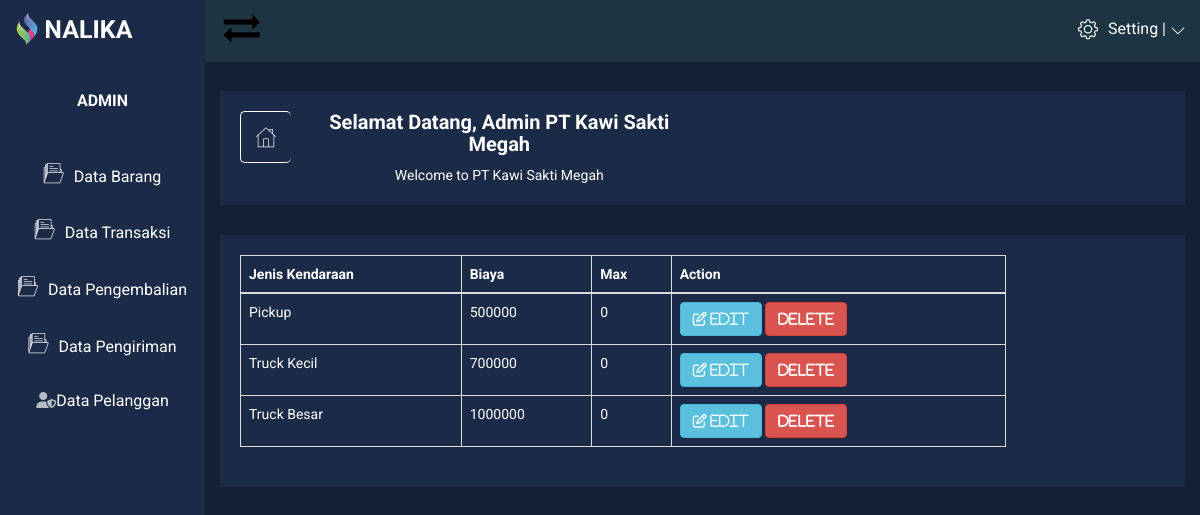
Page /admin/data-pengiriman/data-pengiriman.php on the committed database.
### tables this page shows
CREATE TABLE IF NOT EXISTS `pengiriman` (
  `id_pengiriman` int(11) NOT NULL,
  `nama` varchar(50) NOT NULL,
  `biaya` int(20) NOT NULL,
  `max` int(11) NOT NULL
);

### admin/data-pengiriman/data-pengiriman.php (the view, shortened to what this page needs)
<?php
include "../connection/Connection.php";
$pengiriman = mysqli_query($mysqli, "SELECT * FROM pengiriman") or die("data salah: " . mysqli_error($mysqli));
?>
<!DOCTYPE HTML>
<html class="no-js" lang="en">
<head>
    <link rel="stylesheet" href="../css/bootstrap.min.css">
    <link rel="stylesheet" href="../css/font-awesome.min.css">
    <link rel="stylesheet" href="../css/nalika-icon.css">
    <link rel="stylesheet" href="../css/owl.carousel.css">
    <link rel="stylesheet" href="../css/owl.theme.css">
    <link rel="stylesheet" href="../css/owl.transitions.css">
    <link rel="stylesheet" href="../css/animate.css">
    <link rel="stylesheet" href="../css/normalize.css">
    <link rel="stylesheet" href="../css/meanmenu.min.css">
    <link rel="stylesheet" href="../css/main.css">
    <link rel="stylesheet" href="../css/morrisjs/morris.css">
    <link rel="stylesheet" href="../css/scrollbar/jquery.mCustomScrollbar.min.css">
    <link rel="stylesheet" href="../css/metisMenu/metisMenu.min.css">
    <link rel="stylesheet" href="../css/metisMenu/metisMenu-vertical.css">
    <link rel="stylesheet" href="../css/calendar/fullcalendar.min.css">
    <link rel="stylesheet" href="../css/calendar/fullcalendar.print.min.css">
    <link rel="stylesheet" href="../style.css">
    <link rel="stylesheet" href="../css/responsive.css">
</head>
<body>
    <div class="left-sidebar-pro">
        <nav id="sidebar" class="">
            <div class="sidebar-header">
                <a><img class="main-logo" src="img/logo/logo.png" alt="" /></a>
                <br>
            </div>
            <div class="nalika-profile">
                <div class="profile-dtl">
                    <h2> <b>A<span class="min-dtn">DMIN</span></b></h2>
                </div>
            </div>
            <div class="left-custom-menu-adp-wrap comment-scrollbar">
                <nav class="sidebar-nav left-sidebar-menu-pro">
                    <ul class="metismenu" id="menu1">
                        <li>
                            <a title="Data Barang" href="../data-barang/data-barang.php"><i class="icon nalika-folder icon-wrap"></i><span class="mini-click-non">Data Barang</span></a>
                        </li>
                        <li>
                            <a title="Data Transaksi" href="../data-transaksi/data-transaksi.php"><i class="icon nalika-folder icon-wrap"></i><span class="mini-click-non">Data Transaksi</span></a>
                        </li>
                        <li>
                            <a title="Data Pengembalian" href="../data-pengembalian/data-pengembalian.php"><i class="icon nalika-folder icon-wrap"></i><span class="mini-click-non">Data Pengembalian</span></a>
                        </li>
                        <li>
                            <a title="Data Pengiriman" href=""><i class="icon nalika-folder icon-wrap"></i><span class="mini-click-non">Data Pengiriman</span></a>
                        </li>
                        <li>
                            <a title="Data Pelanggan" href="../data-akun/data-akun.php"><i class="fas fa-user-shield" style="color:#fbfffbb0"></i><span class="mini-sub-pro">Data Pelanggan</span></a>
                        </li>
                    </ul>
                </nav>
            </div>
        </nav>
    </div>
    <div class="all-content-wrapper">
        <div class="container-fluid">
            <div class="row">
                <div class="col-lg-12 col-md-12 col-sm-12 col-xs-12">
                    <div class="logo-pro">
                        <a><img class="main-logo" src="img/logo/logo.png" alt="" /></a>
                    </div>
                </div>
            </div>
        </div>
        <div class="header-advance-area">
            <div class="header-top-area" style="background-color: #1d3542">
                <div class="container-fluid">
                    <div class="row">
                        <div class="col-lg-12 col-md-12 col-sm-12 col-xs-12">
                            <div class="header-top-wraper">
                                <div class="row">
                                    <div class="col-lg-1 col-md-0 col-sm-1 col-xs-12">
                                        <div class="menu-switcher-pro">
                                            <button type="button" id="sidebarCollapse" class='fa fa-exchange' style='font-size:36px; color:#000; padding-top: 10px' onmouseover="this.style.transform='scale(1.3)'" onmouseout="this.style.transform='scale(1)'"><span class="tooltiptext"></span></button>
                                        </div>
                                    </div>
                                    <div class="col-lg-6 col-md-7 col-sm-6 col-xs-12">
                                        <div class="header-top-menu tabl-d-n hd-search-rp">
                                            <div class="breadcome-heading">
                                            </div>
                                        </div>
                                    </div>
                                    <div class="col-lg-5 col-md-5 col-sm-12 col-xs-12">
                                        <div class="header-right-info">
                                            <ul class="nav navbar-nav mai-top-nav header-right-menu">
                                                <li class="nav-item">
                                                    <a href="#" data-toggle="dropdown" role="button" aria-expanded="false" class="nav-link dropdown-toggle">
                                                        <i class="icon nalika-settings author-log-ic"></i>
                                                        <span class="admin-name">Setting |</span>
                                                        <i class="icon nalika-down-arrow nalika-angle-dw author-log-ic"></i>
                                                    </a>
                                                </li>
                                            </ul>
                                        </div>
                                    </div>
                                </div>
                            </div>
                        </div>
                    </div>
                </div>
            </div>
            <div class="section-admin container-fluid">
                <div class="row admin text-center">
                    <div class="col-md-12">
                    </div>
                </div>
            </div>
            <div class="breadcome-area">
                <div class="container-fluid">
                    <div class="row">
                        <div class="col-lg-12 col-md-12 col-sm-12 col-xs-12">
                            <div class="breadcome-list">
                                <div class="row">
                                    <div class="col-lg-6 col-md-6 col-sm-6 col-xs-6">
                                        <div class="breadcomb-wp">
                                            <div class="breadcomb-icon">
                                                <i class="icon nalika-home"></i>
                                            </div>
                                            <div class="breadcomb-ctn">
                                                <h2>Selamat Datang, Admin PT Kawi Sakti Megah</h2>
                                                <p>Welcome to PT Kawi Sakti Megah</span></p>
                                            </div>
                                        </div>
                                    </div>
                                </div>
                            </div>
                        </div>
                    </div>
                </div>
            </div>
        </div>
        <div class="product-status mg-b-30">
            <div class="container-fluid">
                <div class="product-status-wrap">
                    <div class="row">
                        <div class="col-lg-10 col-md-10 col-sm-10 col-xs-10">
                            <table class="table table-bordered">
                                <thead>
                                    <tr>
                                        <th>Jenis Kendaraan</th>
                                        <th>Biaya</th>
                                        <th>Max</th>
                                        <th>Action</th>
                                    </tr>
                                </thead>
                                <tbody>
                                    <?php while ($show = mysqli_fetch_array($pengiriman)) { ?>
                                        <tr>
                                            <td><?php echo $show['nama']; ?></td>
                                            <td><?php echo $show['biaya']; ?></td>
                                            <td><?php echo $show['max']; ?></td>
                                            <td>
                                                <a href="edit-transaksi.php?id_transaksi=<?php echo $show['id_transaksi']; ?>" data-toggle="tooltip" title="Edit" class="btn btn-info pd-setting-ed"><i class="fa fa-pencil-square-o" aria-hidden="true"> Edit</i></a>
                                                <a href="delete-transaksi.php?id_transaksi=<?php echo $show['id_transaksi']; ?>" data-toggle="tooltip" title="Delete" class="btn btn-danger pd-setting-ed" onClick='return confirm("Apakah anda yakin menghapus data ini?")'><i class="fa fa-trash-square-o" aria-hidden="true"> Delete</i></a>
                                            </td>
                                        </tr>
                                    <?php } ?>
                                </tbody>
                            </table>
                        </div>
                    </div>
                </div>
            </div>
        </div>
</body>
</html>

### admin/css/main.css (style rules this page uses)
html { color: #222; font-size: 1em; line-height: 1.4; }
audio, canvas, iframe, img, svg, video { vertical-align: middle; }

### admin/css/metisMenu/metisMenu-vertical.css (style rules this page uses)
.sidebar-nav { background: #fff; }
.sidebar-nav ul { padding: 0; margin: 0; list-style: none; background: #1b2a47; }
.sidebar-nav .metismenu { background: #1b2a47; display: -webkit-box; display: -ms-flexbox; display: flex; -webkit-box-orient: vertical; -webkit-box-direction: normal; -ms-flex-direction: column; flex-direction: column; }
.sidebar-nav .metismenu li + li { margin-top: 5px; }
.sidebar-nav .metismenu li:first-child { margin-top: 5px; }
.sidebar-nav .metismenu li:last-child { margin-bottom: 5px; }
.sidebar-nav .metismenu > li { display: -webkit-box; display: -ms-flexbox; display: flex; -webkit-box-orient: vertical; -webkit-box-direction: normal; -ms-flex-direction: column; flex-direction: column; position: relative; }
.sidebar-nav .metismenu a { position: relative; display: block; padding: 13px 15px; color: #fff; outline-width: 0; transition: all .3s ease-out; font-size:16px; }
.sidebar-nav .metismenu li .icon-wrap { margin-right:10px; font-size:20px; }

### rows in the picture
pengiriman: nama "Pickup", biaya "500000", max "0"
pengiriman: nama "Truck Kecil", biaya "700000", max "0"
pengiriman: nama "Truck Besar", biaya "1000000", max "0"
